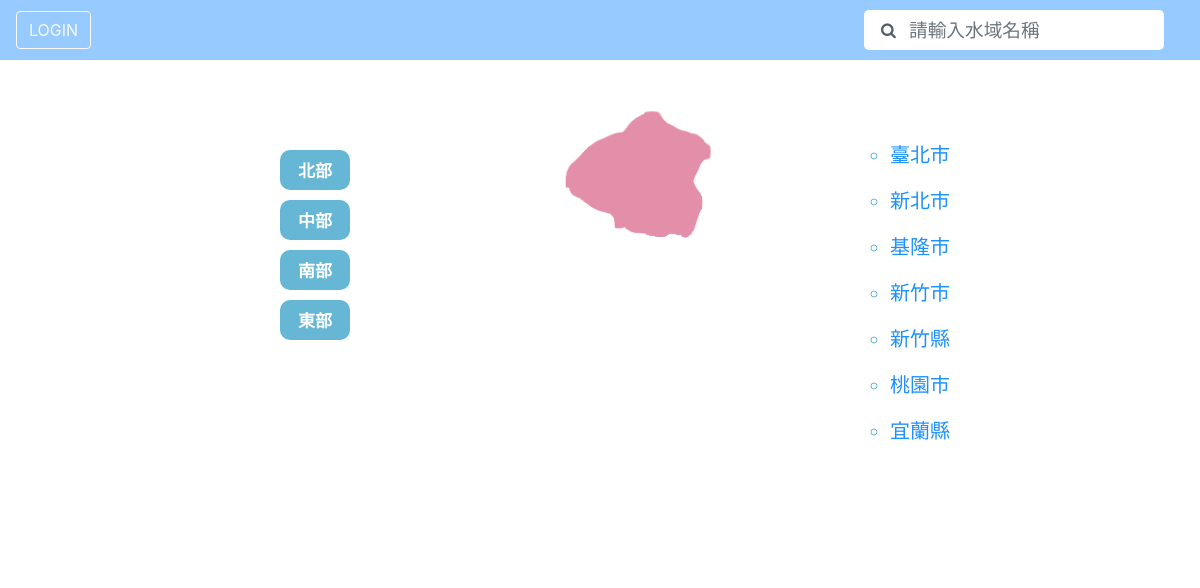
Page /waterweb1.0/City.php?news=北部 on the committed database.
### waterweb1.0/pdo.php (called while the page is built, shortened)
<?php
	class mypdo extends PDO{
		function bindQuery($sql, array $bind = []){
			$this->_stmt = $this->prepare($sql);
			$this->_stmt->execute();
			return $this->_stmt->fetchAll(PDO::FETCH_ASSOC);
		}
	}
?>

### waterweb1.0/City.php (the view, shortened to what this page needs)
<?php
     require("pdo.php");
     $pdo = new mypdo();
     $table = "";
     $table.= "<table>";
     $news=$_GET["news"];
     $sql="SELECT `縣市名稱` FROM `地理區域` WHERE `地區`='".$news."'";
     $rows = $pdo->bindQuery($sql);
     foreach($rows as $row){
        $table .= "<ul>";
            foreach($row as $key => $value){
                if($key=="縣市名稱")
                {
                    $table .= "<li>"."<a href='water.php?area=".$value."' >".$value."</a> "."</li>";
                }
            }
            $table .= "</ul>";
     }
     $table.="</table>";
     $taiwan="<img src='./taiwan/Taiwan_".$news.".png' id='North'></img>";
?>
<!DOCTYPE html>
<html>
     <head>
          <link rel="stylesheet" href="https://cdn.jsdelivr.net/npm/bootstrap@4.3.1/dist/css/bootstrap.min.css">
          <link rel="stylesheet" href="Home.css">
          <link href="//maxcdn.bootstrapcdn.com/font-awesome/4.1.0/css/font-awesome.min.css" rel="stylesheet">
          <link rel="stylesheet" href="search.css">
     </head>
     <body onload="init();">
          <nav class="navbar navbar-light" style="background-color: #97CBFF;height: 60px">
               <a href="login.html"><button type="button" class="btn btn-outline-light">LOGIN</button></a>
               <form class="form-inline" style="position: absolute;right: 3%;">
                    <span class="icon"><i class="fa fa-search"></i></span>
                    <input class="form-control mr-sm-2"  type="search" placeholder="請輸入水域名稱" aria-label="Search" name="search-text" id="search-text"/>
               </form>
               <div class="search">
               </div>
          </nav>
          <a href="City.php?news=北部">
          <button id="North" type="button"
          style="position:fixed;top:150px;left: 280px;font-size:17px;font-weight:bold;font-family:DFKai-sb;color:white;
          width:70px;height: 40px;background-color:rgb(102, 182, 213);border: 8px solid rgb(102, 182, 213);border-radius: 10px;">北部</button>
          </a>
          <br><br><br>
          <a href="City.php?news=中部">
          <button id="Center" type="button"
          style="position:fixed;top:200px;left: 280px;font-size:17px;font-weight:bold;font-family:DFKai-sb;color:white;
          width:70px;height: 40px;background-color:rgb(102, 182, 213);border: 8px solid rgb(102, 182, 213);border-radius: 10px;">中部</button>
          </a>
          <br><br><br>
          <a href="City.php?news=南部">
          <button id="South" type="button"
          style="position:fixed;top:250px;left: 280px;font-size:17px;font-weight:bold;font-family:DFKai-sb;color:white;
          width:70px;height: 40px;background-color:rgb(102, 182, 213);border: 8px solid rgb(102, 182, 213);border-radius: 10px;">南部</button>
          </a>
          <br><br><br>
          <a href="City.php?news=東部">
          <button id="East" type="button"
          style="position:fixed;top:300px;left: 280px;font-size:17px;font-weight:bold;font-family:DFKai-sb;color:white;
          width:70px;height: 40px;background-color:rgb(102, 182, 213);border: 8px solid rgb(102, 182, 213);border-radius: 10px;">東部</button>
          </a>
          <div id="Taiwan">
            <?php echo $taiwan ?>
          </div>
          <div id="city">
               <?php echo $table ?>
          </div>
     </body>
</html>

### waterweb1.0/Home.css (style rules this page uses)
#city { position:fixed; top:140px;right:250px; font-size:20px;font-family:DFKai-sb; color:rgb(102, 182, 213); }
img { position:fixed; top:90px;left:50%; margin-left:-220px; width:350px; }
ul { list-style-type:circle; }
a { color:#1E90FF;text-decoration:none; }

### waterweb1.0/search.css (style rules this page uses)
.form-inline input#search-text { position: absolute; width: 100%; height: 40px; border: none; font-size: 14pt; float: left; padding-left: 45px; -webkit-border-radius: 5px; -moz-border-radius: 5px; border-radius: 5px; }
.form-inline .icon { position: absolute; margin-left: 17px; z-index: 1; color: #4f5b66fb; }
.form-inline { width: 300px; white-space: nowrap; position: relative; }
.search { z-index:1000000000; width: 300px; height: 100%; position: absolute; top: 50px; right: 3%; border: none; border-radius: 5px; }

### rows in the picture
地理區域: 縣市名稱 "臺北市"
地理區域: 縣市名稱 "新北市"
地理區域: 縣市名稱 "基隆市"
地理區域: 縣市名稱 "新竹市"
地理區域: 縣市名稱 "新竹縣"
地理區域: 縣市名稱 "桃園市"
地理區域: 縣市名稱 "宜蘭縣"
